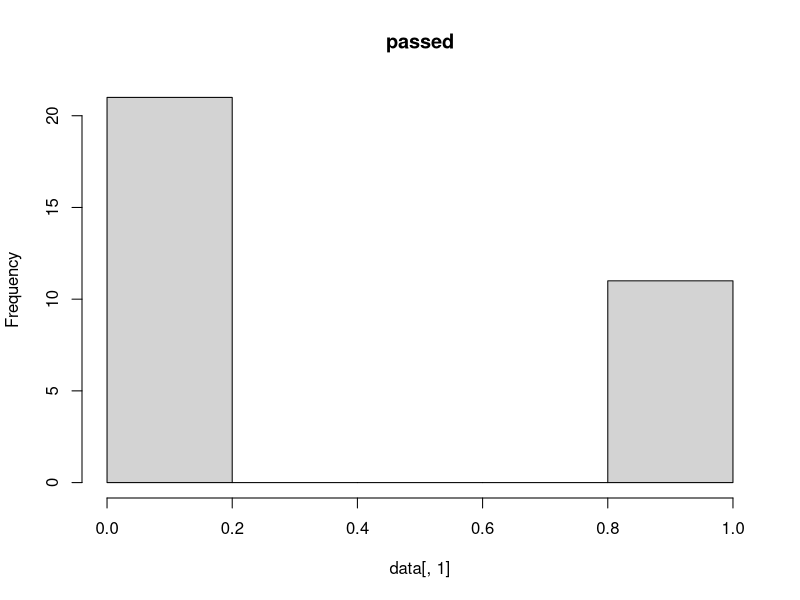
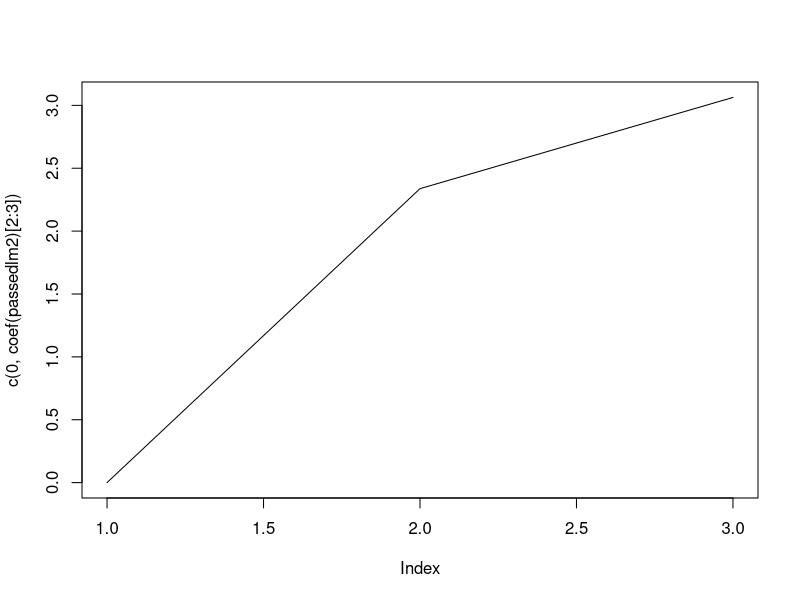

Reproduce these figures in R, in order.
#2.1
data = read.table("psi.txt", header=T)
attach(data)

#Table and histogram
tot=xtabs(~psi+passed); tot
hist(data[,1],main="passed")

#2.2

#Estimation
passedlm = glm(passed~psi+gpa,family=binomial)
summary(passedlm)

data$psi=factor(data$psi)
data$gpa=factor(data$gpa)
passedlm2 = glm(passed~psi+gpa, family=binomial)
summary(passedlm2)

plot(c(0,coef(passedlm2)[2:3]),type="l")

#2.3
#Addording to p-values, psi works

#2.4

#function to predict passing, x=psi, y=gpa
passest <- function(x,y) {exp(-11.602 + 2.338*x + 3.063*y)/(1 + exp(-11.602 + 2.338*x + 3.063*y))}

#student with gpa 3 and received psi
passest(1,3)
#student with gpa 3 and did not receive psi
passest(0,3)

#2.5
#Increase in odds from having psi vs not having psi
passodds <- function(p,q) {exp(-11.602 + 2.338*p + 3.063*q)}

#2.6
x=matrix(c(3,15,8,6),2,2);x
#if we look at tot, we can see 15 represents students that
#did not receive psi, and did not pass
#6 are those students who did receive psi, but still did not pass
fisher.test(x)

#test concludes that the effects of psi and pass are not
#independant

#2.7
